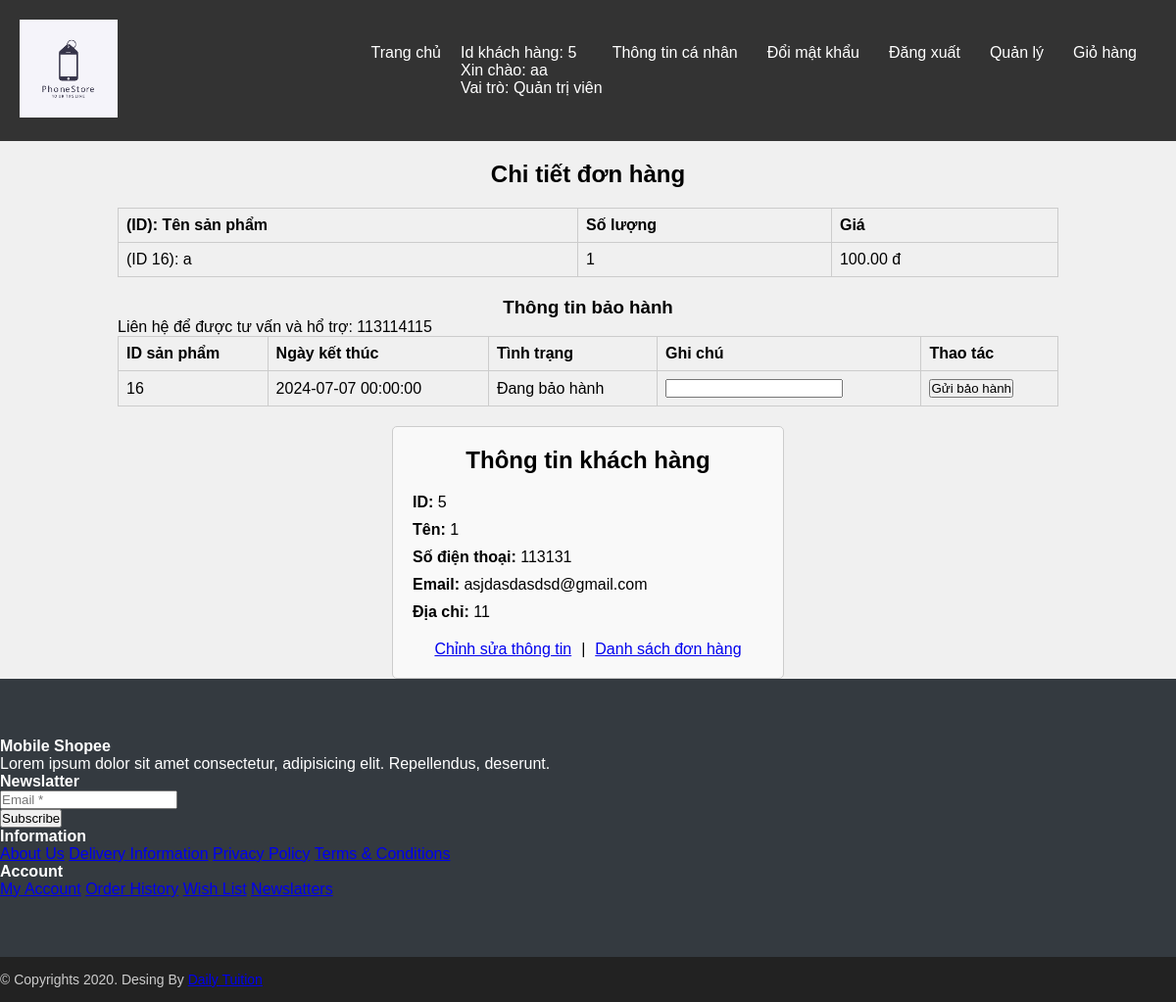
Page /user/index.php?ctrl=customerUserController&action=viewOrderDetail&id=61 (signed in) on the committed database.
### tables this page shows
CREATE TABLE `chi_tiet_don_hang` (
  `id` int(11) NOT NULL,
  `id_don_hang` int(11) DEFAULT NULL,
  `id_san_pham` int(11) DEFAULT NULL,
  `so_luong` int(11) DEFAULT NULL,
  `gia` decimal(10,2) DEFAULT NULL
);

CREATE TABLE `san_pham` (
  `id` int(11) NOT NULL,
  `ten` varchar(255) DEFAULT NULL,
  `anh` varchar(255) DEFAULT NULL,
  `id_danh_muc` int(11) DEFAULT NULL,
  `gia` decimal(10,2) DEFAULT NULL,
  `so_luong` int(11) DEFAULT NULL,
  `mo_ta` text DEFAULT NULL
);

CREATE TABLE `phieu_bao_hanh` (
  `id` int(11) NOT NULL,
  `id_san_pham` int(11) DEFAULT NULL,
  `id_don_hang` int(11) DEFAULT NULL,
  `ngay_lap` datetime DEFAULT NULL,
  `ngay_het_han` datetime DEFAULT NULL,
  `tinh_trang` varchar(255) DEFAULT NULL,
  `ghi_chu` text DEFAULT NULL
);

CREATE TABLE `khach_hang` (
  `id` int(11) NOT NULL,
  `ten` varchar(255) DEFAULT NULL,
  `so_dien_thoai` varchar(20) DEFAULT NULL,
  `email` varchar(255) DEFAULT NULL,
  `dia_chi` varchar(255) DEFAULT NULL,
  `id_nguoi_dung` int(11) DEFAULT NULL
);

### lib/database.php (called while the page is built, shortened)
<?php
class Database
{
    private $host = "localhost";
    private $username = "root";
    private $password = "";
    private $database = "phonestore";
    private $conn;
    public function __construct()
    {
        $this->conn = $this->connectDB();
    }
    private function connectDB()
    {
        $conn = mysqli_connect($this->host, $this->username, $this->password, $this->database);
        return $conn;
    }
    public function select($query)
    {
        $result = mysqli_query($this->conn, $query);
        if ($result) {
            $data = mysqli_fetch_all($result, MYSQLI_ASSOC);
            return $data;
        } else {
            die(mysqli_error($this->conn));
        }
    }
}

### user/model/customerUserModel.php (called while the page is built, shortened)
<?php
class customerUserModel
{
    private $db;
    public function __construct()
    {
        $this->db = new Database();
    }
    public function getCustomerByIdNguoiDung()
    {
        $id_nguoi_dung = Session::getSessionValue('login_id');
        $sql = "SELECT * FROM khach_hang WHERE id_nguoi_dung = $id_nguoi_dung";
        $result = $this->db->select($sql);
        return $result;
    }
    public function getOrderDetailsByOrderId($id_don_hang)
    {
        $query = "SELECT chi_tiet_don_hang.*,san_pham.ten AS ten_san_pham
              FROM chi_tiet_don_hang
              JOIN san_pham ON chi_tiet_don_hang.id_san_pham = san_pham.id
              where id_don_hang = $id_don_hang";;
        return $this->db->select($query);
    }
}

### user/model/cartModel.php (called while the page is built, shortened)
<?php
class CartModel
{
    private $db;
    public function __construct()
    {
        $this->db = new Database();
    }
    public function getWarrantyInfoByOrderId($id_don_hang)
    {
        $query = "SELECT * FROM phieu_bao_hanh WHERE id_don_hang = $id_don_hang";
        $result = $this->db->select($query);
        return $result;
    }
}

### lib/session.php (called while the page is built, shortened)
<?php
class Session
{
    public static function getSessionValue($key)
    {
        if (isset($_SESSION[$key])) {
            return $_SESSION[$key];
        } else {
            return null;
        }
    }
}

### user/view/orderDetailUserView.php (the view, shortened to what this page needs)
<!DOCTYPE html>
<html lang="vi">
<head>
</head>
<body>
    <div class="order-details">
        <h2>Chi tiết đơn hàng</h2>
        <?php if (!empty($orderDetails)) : ?>
            <table>
                <thead>
                    <tr>
                        <th>(ID): Tên sản phẩm</th>
                        <th>Số lượng</th>
                        <th>Giá</th>
                    </tr>
                </thead>
                <tbody>
                    <?php foreach ($orderDetails as $orderDetail) : ?>
                        <tr>
                            <td><?php echo '(ID ' . $orderDetail['id_san_pham'] . "): " . $orderDetail['ten_san_pham']; ?></td>
                            <td><?php echo $orderDetail['so_luong']; ?></td>
                            <td><?php echo $orderDetail['gia'] . ' đ'; ?></td>
                        </tr>
                    <?php endforeach; ?>
                </tbody>
            </table>
        <?php else : ?>
            <p>Không có chi tiết đơn hàng nào.</p>
        <?php endif; ?>
        <div class="warranty-info">
            <h3>Thông tin bảo hành</h3>
            <p>Liên hệ để được tư vấn và hổ trợ: 113114115</p>
            <?php if (!empty($warrantyInfo)) : ?>
                <table>
                    <thead>
                        <tr>
                            <th> ID sản phẩm </th>
                            <th>Ngày kết thúc</th>
                            <th>Tình trạng</th>
                            <th>Ghi chú</th>
                            <th>Thao tác</th>
                        </tr>
                    </thead>
                    <tbody>
                        <?php foreach ($warrantyInfo as $warranty) : ?>
                            <tr>
                                <td><?php echo $warranty['id_san_pham']; ?></td>
                                <td><?php echo $warranty['ngay_het_han']; ?></td>
                                <td><?php echo $warranty['tinh_trang']; ?></td>
                                <td>
                                    <form action="index.php?ctrl=customerUserController&action=updateWarrantyInfo&id=<?php echo $warranty['id_don_hang']; ?>" method="post">
                                        <?php
                                        if ($warranty['tinh_trang'] == 'Chờ xử lý' || $warranty['tinh_trang'] == 'Hết hạn bảo hành') {
                                            echo '<input type="text" name="ghi_chu" value="' . $warranty['ghi_chu'] . '" required disabled>';
                                        } else {
                                            echo '<input type="text" name="ghi_chu" value="' . $warranty['ghi_chu'] . '" required>';
                                        }
                                        ?>
                                </td>
                                <td>
                                    <?php
                                    if ($warranty['tinh_trang'] == 'Chờ xử lý' ||  $warranty['tinh_trang'] == 'Hết hạn bảo hành') {
                                        echo '<input type="submit" value="Gửi bảo hành" disabled>';
                                    } else {
                                        echo '<input type="submit" value="Gửi bảo hành">';
                                    }
                                    ?>
                                </td>
                            </tr>
                        <?php endforeach; ?>
                    </tbody>
                </table>
            <?php else : ?>
                <p>Không có thông tin bảo hành cho đơn hàng này.</p>
            <?php endif; ?>
        </div>
    </div>
</body>
</html>

### user/view/infoUser.php (shortened to what this page needs)
<!DOCTYPE html>
<html lang="vi">
<head>
</head>
<body>
    <div class="customer-info">
        <h2>Thông tin khách hàng</h2>
        <?php
        $customerData = $customer[0];
        echo '<ul>';
        echo '<li><label>ID:</label> ' . $customerData['id'] . '</li>';
        echo '<li><label>Tên:</label> ' . $customerData['ten'] . '</li>';
        echo '<li><label>Số điện thoại:</label> ' . $customerData['so_dien_thoai'] . '</li>';
        echo '<li><label>Email:</label> ' . $customerData['email'] . '</li>';
        echo '<li><label>Địa chỉ:</label> ' . $customerData['dia_chi'] . '</li>';
        echo '</ul>';
        ?>
        <div style="display: flex; justify-content: center; margin-top: 20px;">
            <a href="index.php?ctrl=customerUserController&action=showUpdateCustomerForm&id=<?php echo $customer[0]['id']; ?>">Chỉnh sửa thông tin</a>
            <span style="margin: 0 10px;">|</span>
            <a href="index.php?ctrl=customerUserController&action=viewOrderList">Danh sách đơn hàng</a>
        </div>
    </div>
</body>
</html>

### user/style/homeStyle.css (style rules this page uses)
* { margin: 0; padding: 0; box-sizing: border-box; }
body { font-family: Arial, sans-serif; background-color: #f0f0f0; }

### user/view/orderDetailUserView.php (style rules this page uses)
.order-details { width: 80%; margin: 20px auto; }
.order-details h2 { text-align: center; margin-bottom: 20px; }
.order-details table { width: 100%; border-collapse: collapse; }
.order-details th, .order-details td { border: 1px solid #ccc; padding: 8px; text-align: left; }
.warranty-info { margin-top: 20px; }
.warranty-info h3 { text-align: center; }

### user/view/infoUser.php (style rules this page uses)
.customer-info { width: 400px; margin: 0 auto; padding: 20px; border: 1px solid #ccc; border-radius: 5px; background-color: #f9f9f9; }
.customer-info h2 { text-align: center; margin-bottom: 20px; }
.customer-info ul { list-style-type: none; padding: 0; }
.customer-info li { margin-bottom: 10px; }
.customer-info label { font-weight: bold; }

### rows in the picture
chi_tiet_don_hang: id_san_pham "16", id_san_pham.ten "a", so_luong "1", gia "100.00"
phieu_bao_hanh: id_san_pham "16", ngay_het_han "2024-07-07 00:00:00", tinh_trang "Đang bảo hành"
khach_hang: id "5", ten "1", so_dien_thoai "113131", email "asjdasdasdsd@gmail.com", dia_chi "11"

### other values in the picture
$id_khach_hang "5"
$ten_dang_nhap "aa"
$vai_tro "Quản trị viên"
